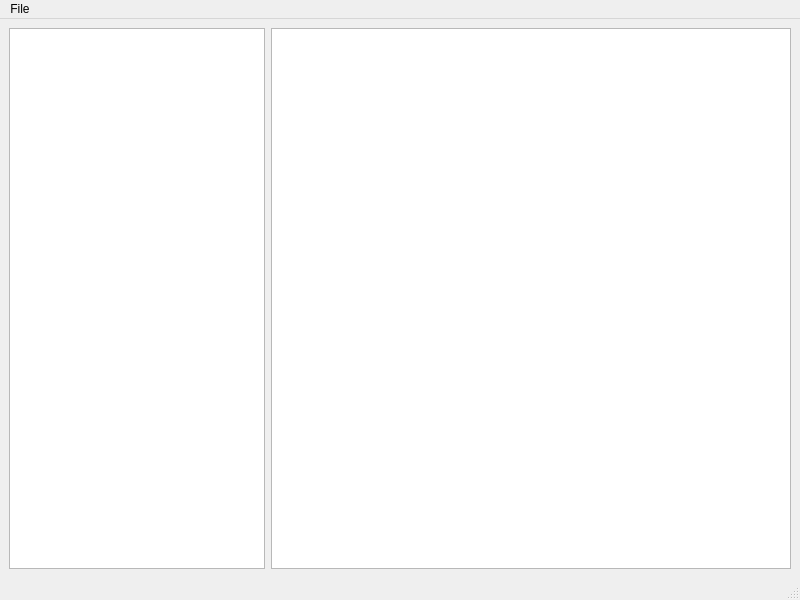
<?xml version="1.0" encoding="UTF-8"?>
<ui version="4.0">
 <class>MainWindow</class>
 <widget class="QMainWindow" name="MainWindow">
  <property name="geometry">
   <rect>
    <x>0</x>
    <y>0</y>
    <width>800</width>
    <height>600</height>
   </rect>
  </property>
  <property name="windowTitle">
   <string>Editor</string>
  </property>
  <widget class="QWidget" name="centralwidget">
   <layout class="QGridLayout" name="gridLayout" columnstretch="1,4">
    <property name="horizontalSpacing">
     <number>6</number>
    </property>
    <item row="0" column="1">
     <widget class="QGraphicsView" name="graphicsView">
      <property name="sizePolicy">
       <sizepolicy hsizetype="Expanding" vsizetype="Expanding">
        <horstretch>0</horstretch>
        <verstretch>0</verstretch>
       </sizepolicy>
      </property>
     </widget>
    </item>
    <item row="0" column="0">
     <widget class="QTreeWidget" name="treeWidget">
      <property name="sizePolicy">
       <sizepolicy hsizetype="MinimumExpanding" vsizetype="Minimum">
        <horstretch>0</horstretch>
        <verstretch>0</verstretch>
       </sizepolicy>
      </property>
      <attribute name="headerVisible">
       <bool>false</bool>
      </attribute>
      <column>
       <property name="text">
        <string notr="true">1</string>
       </property>
      </column>
     </widget>
    </item>
   </layout>
  </widget>
  <widget class="QMenuBar" name="menubar">
   <property name="geometry">
    <rect>
     <x>0</x>
     <y>0</y>
     <width>800</width>
     <height>20</height>
    </rect>
   </property>
   <widget class="QMenu" name="fileMenu">
    <property name="title">
     <string>File</string>
    </property>
    <addaction name="actionOpen"/>
   </widget>
   <addaction name="fileMenu"/>
  </widget>
  <widget class="QStatusBar" name="statusbar"/>
  <action name="actionOpen">
   <property name="text">
    <string>Open</string>
   </property>
  </action>
 </widget>
 <resources/>
 <connections/>
</ui>
